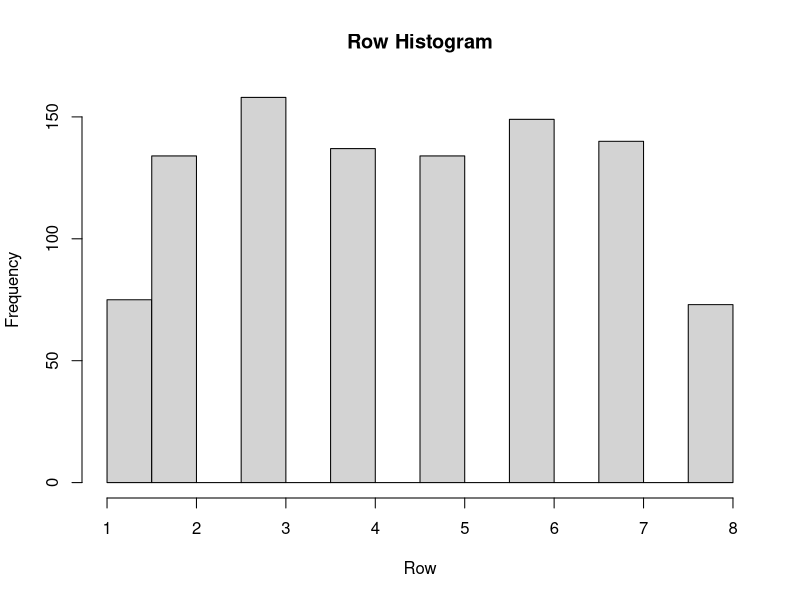
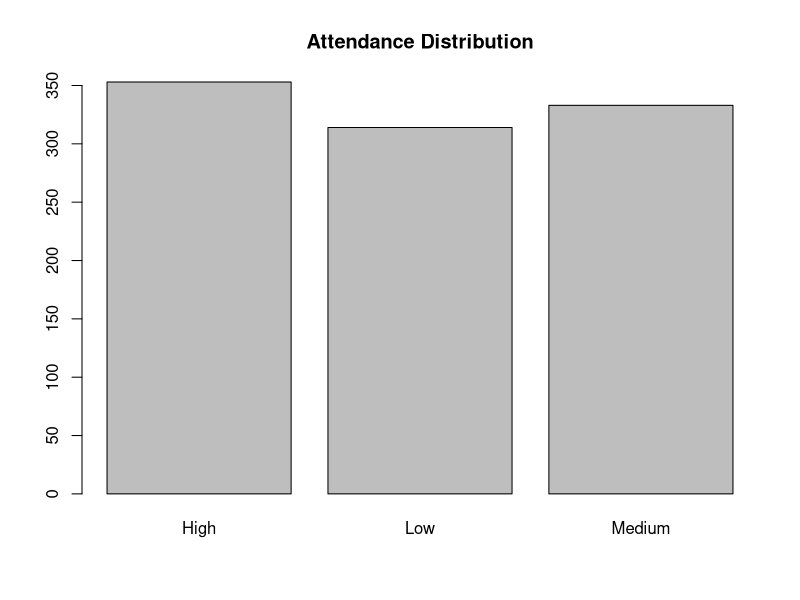
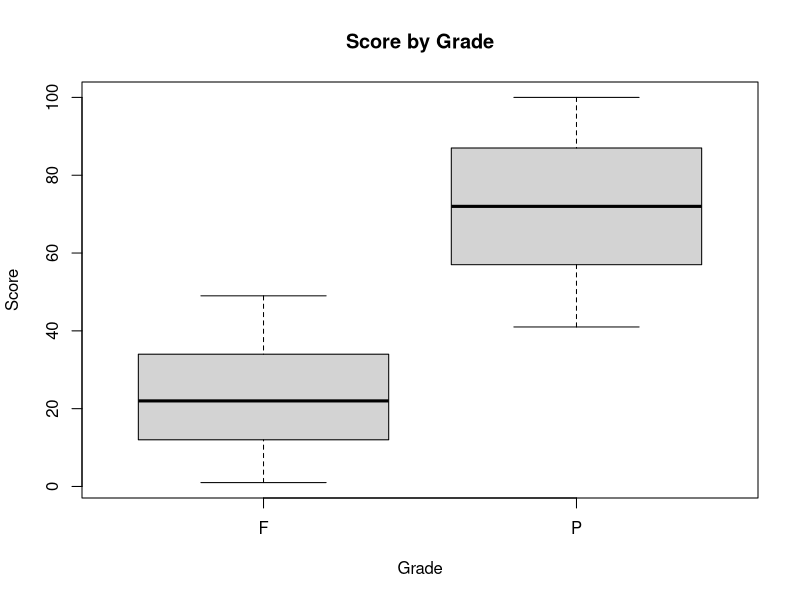
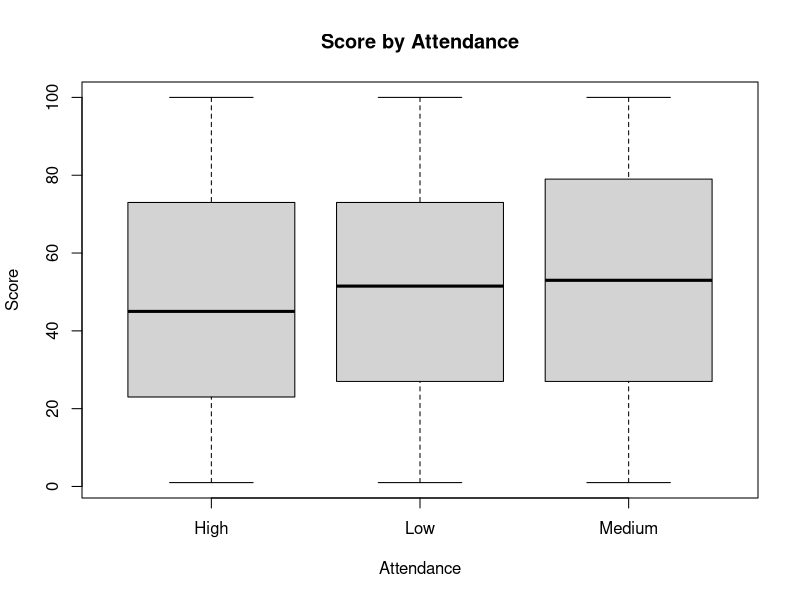
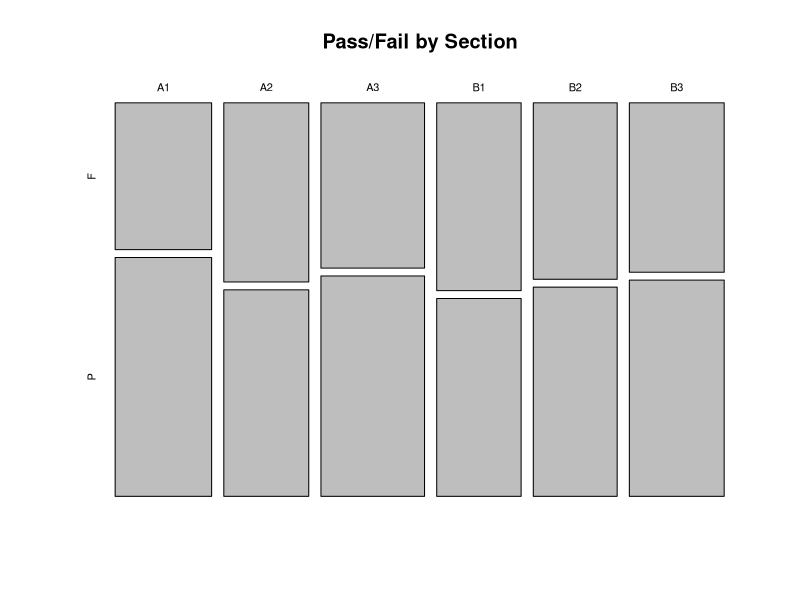
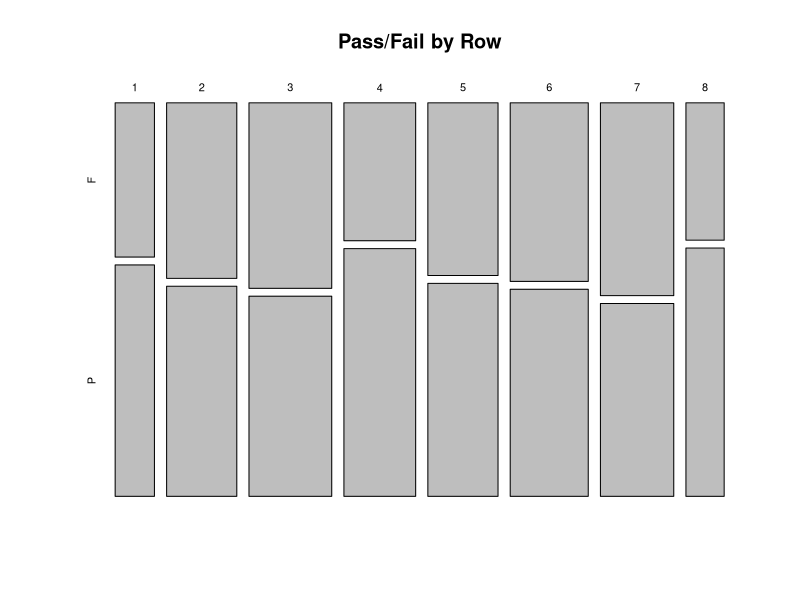

Reproduce these figures in R, in order.
moody_data <- read.csv("moody2023F1.csv",fileEncoding='latin1',check.names=F)
View(moody_data)

# Summary statistics
summary(moody_data)

# Data structure
str(moody_data)

# Histogram of Score
hist(moody_data$Row, main = "Row Histogram", xlab = "Row")

# Bar plot for Attendance
barplot(table(moody_data$Attendance), main = "Attendance Distribution")

# Box plot of Score by Grade****
boxplot(moody_data$Score ~ moody_data$Grade, main = "Score by Grade", xlab = "Grade", ylab = "Score")

# Box plot of Score by Attendance**
boxplot(moody_data$Score ~ moody_data$Attendance, main = "Score by Attendance", xlab = "Attendance", ylab = "Score")

# Bar plot of Pass/Fail by Section
mosaicplot(table(moody_data$Section, moody_data$Grade), main = "Pass/Fail by Section")

# Bar plot of Pass/Fail by Row
mosaicplot(table(moody_data$Row, moody_data$Grade), main = "Pass/Fail by Row")

# Chi-squared test for independence (attendance and grades)
chi_sq_result <- chisq.test(table(moody_data$Attendance, moody_data$Grade))
print(chi_sq_result)

